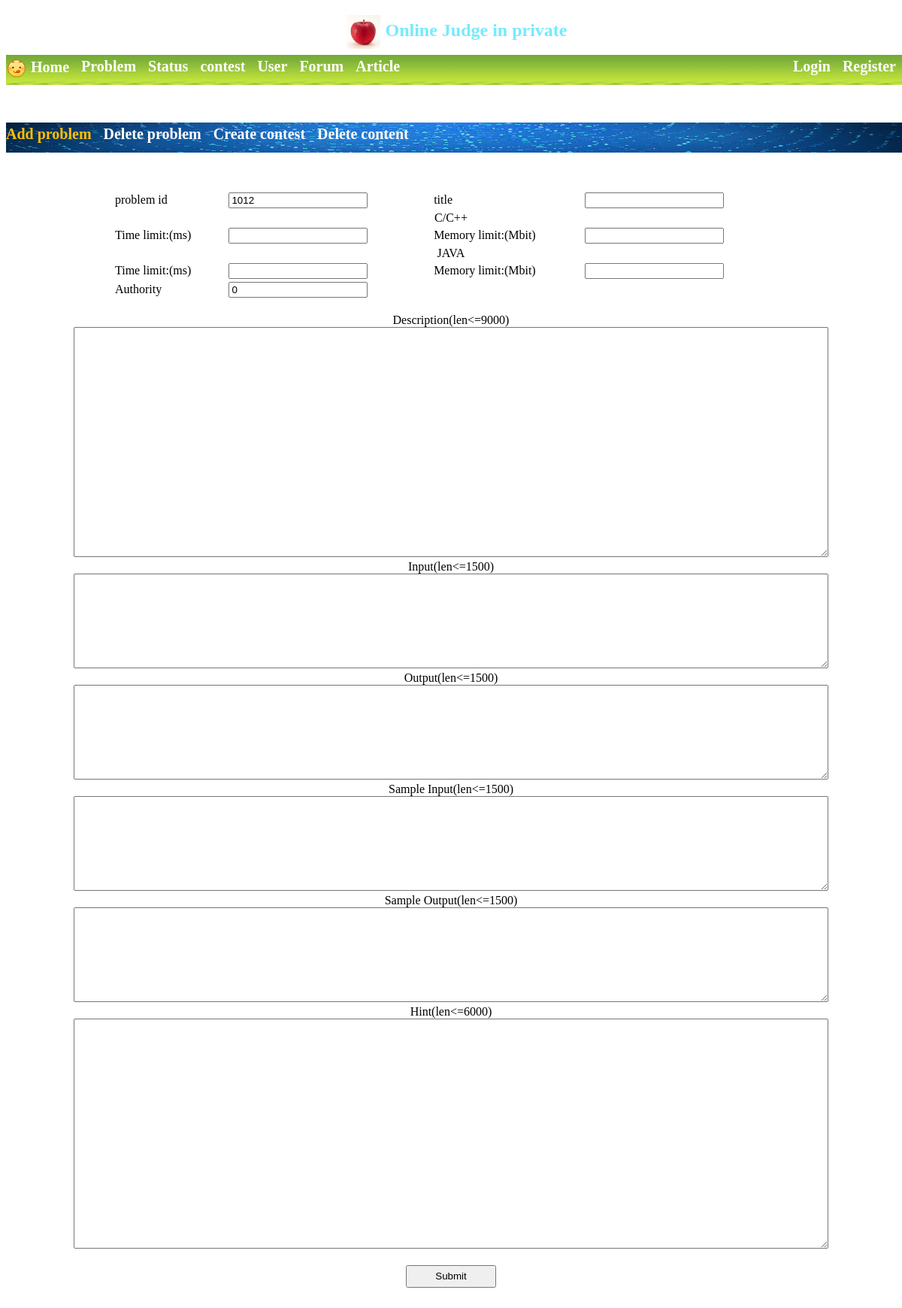
The page /authority_add_problem.php on the database as committed earlier.
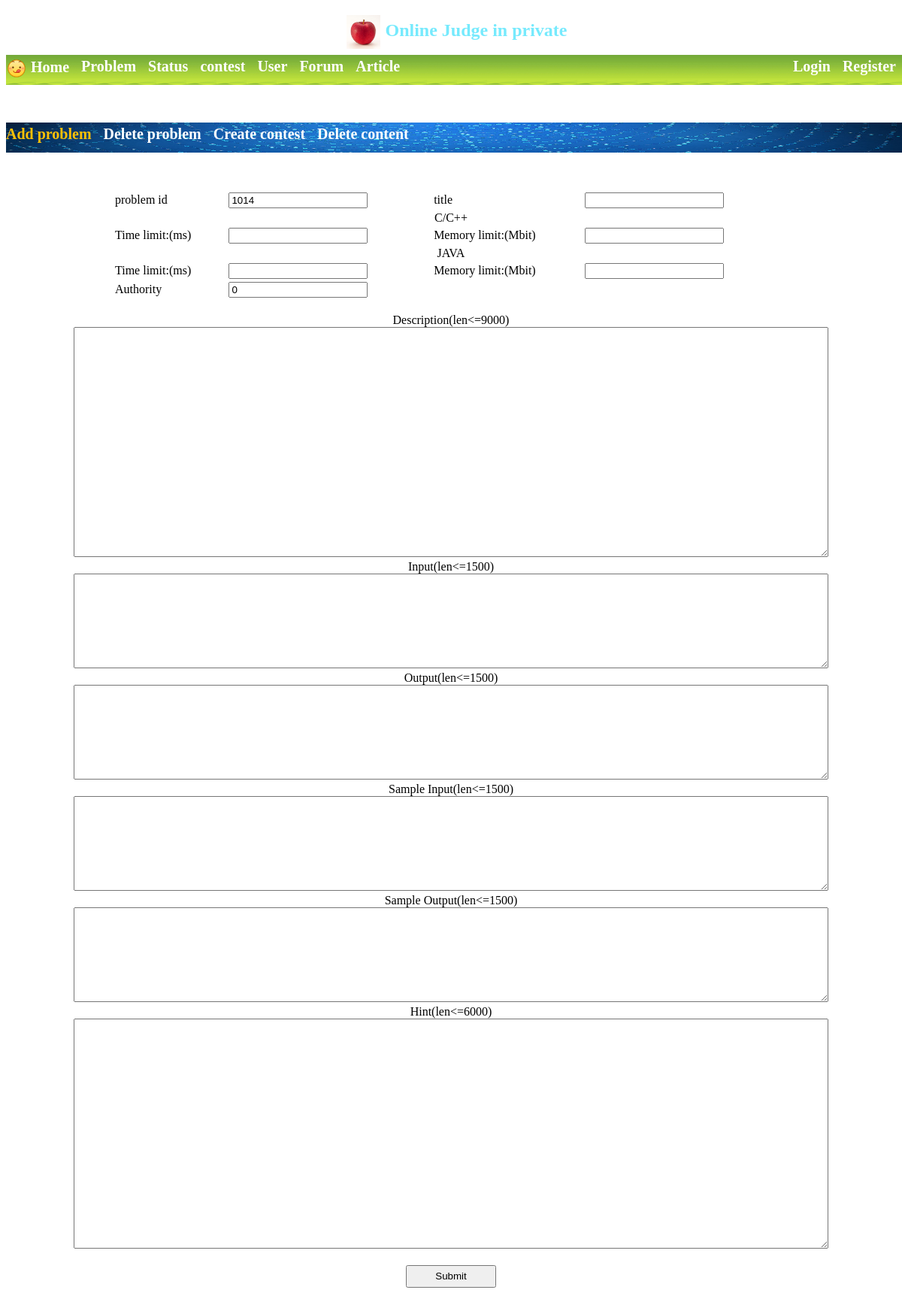
The same page on the database as committed later.
### tables this page shows
CREATE TABLE IF NOT EXISTS `web_number_information` (
  `id` int(11) NOT NULL,
  `description` varchar(60) NOT NULL,
  `next_numbers` int(11) NOT NULL,
  PRIMARY KEY (`id`)
);

### Php/authority.php (called while the page is built, shortened)
<?php
	function get_next_new_pro_id($conn){
		$next_number_return = -9456487;
		$sql = "SELECT * FROM web_number_information WHERE id = 3";
		$result = mysqli_query($conn,$sql);
		while ($row = mysqli_fetch_array($result)) {
			$next_number_return = $row['next_numbers'];
		}
		return $next_number_return;
	}
?>

### Html/authority_add_problem.php (the view, shortened to what this page needs)
<?php
	include "../Php/Public_1.php";
?>
<!DOCTYPE html>
<html>
<head>
	<link rel="stylesheet" type="text/css" href="../Css/Home.css">
	<link rel="stylesheet" type="text/css" href="../Css/public_1.css">
			<?php
		include "../Php/authority.php";
	?>
	<link rel="stylesheet" type="text/css" href="../Css/authority.css">
</head>
<body>
	<div id="package">
		<div id="head">
			<h2>
				<img id = "position_photo"  class="width_45" src="../photo/head2.jpg">
				<span class="_blue_1">Online Judge in private</span>
			</h2>
		</div>
		<div id="menu_backgound">
			<a href="index.php" class="menu_label_1 menu_a">
				<img id = "position_photo" src="../photo/display1.png">
				Home
			</a>
			<a href="problem.php" class="menu_label_1 menu_a">
				Problem
			</a>
			<a href="Status.php" class="menu_label_1 menu_a">
				Status
			</a>
			<a href="Contest.php" class="menu_label_1 menu_a">
				contest
			</a>
			<a href="user.php" class="menu_label_1 menu_a">
				User
			</a>
			<a href="forum.php" class="menu_label_1 menu_a">
				Forum
			</a>
			<a href="article.php" class="menu_label_1 menu_a">
				Article
			</a>
					<?php
				if( $GLOBALS['loading_user_flag'] ){
					?>
						<a href="index.php?out=1" class="menu_label_1 menu_a float_imp_right">
							Sign out
						</a>
						<a href="mypage.php" class="menu_label_1 menu_a float_imp_right">
							<?php echo $GLOBALS['loading_username']; ?>
						</a>
					<?php
				}else{
					?>
						<a href="register.php" class="menu_label_1 menu_a float_imp_right">
							Register
						</a>
						<a href="loading.php" class="menu_label_1 menu_a float_imp_right">
							Login
						</a>
					<?php
				}
			?>
		</div>
	</div>
	<div id="main_page">
		<div id="main_menu_background">
			<a href="authority_add_problem.php" class="menu_label_1 menu_a new_color_img_authority">
				Add problem
			</a>
			<a href="authority_delete_problem.php" class="menu_label_1 menu_a">
				Delete problem
			</a>
			<a href="authority_create_contest.php" class="menu_label_1 menu_a">
				Create contest
			</a>
			<a href="authority_delete_contest.php" class="menu_label_1 menu_a">
				Delete content
			</a>
		</div>
	</div>
	<div id="main_add_problem_page">
		<form action="authority_add_problem.php" method="post">
			<center>
				<table width="900px">
					<tbody>
						<tr>
							<td>problem id</td>
							<td><input type="text" name="pro_id" value="<?php echo get_next_new_pro_id($conn); ?>" readonly="readonly"></td>
							<td>title</td>
							<td><input type="text" name="pro_title"></td>
						</tr>
						<tr>
							<td colspan="4" align="center">C/C++</td>
						</tr>
						<tr>
							<td>Time limit:(ms)</td>
							<td><input type="text" name="time_lim"></td>
							<td>Memory limit:(Mbit)</td>
							<td><input type="text" name="memory_mit"></td>
						</tr>
						<tr>
							<td colspan="4" align="center">JAVA</td>
						</tr>
						<tr>
							<td>Time limit:(ms)</td>
							<td><input type="text" name="time_lim_j"></td>
							<td>Memory limit:(Mbit)</td>
							<td><input type="text" name="memory_mit_j"></td>
						</tr>
						<tr>
							<td>Authority</td>
							<td><input type="text" name="authority" value="0"></td>
						</tr>
					</tbody>
				</table>
				<br>
				Description(len<=9000)<br>
				<textarea class="textarea_size" name="description"></textarea>
				<br>
				Input(len<=1500)<br>
				<textarea class="textarea_size _put_h" name="_input"></textarea>
				<br>
				Output(len<=1500)<br>
				<textarea class="textarea_size _put_h" name="_output"></textarea>
				<br>
				Sample Input(len<=1500)<br>
				<textarea class="textarea_size _put_h" name="sampleinput"></textarea>
				<br>
				Sample Output(len<=1500)<br>
				<textarea class="textarea_size _put_h" name="sampleoutput"></textarea>
				<br>
				Hint(len<=6000)<br>
				<textarea class="textarea_size" name="hint"></textarea>
				<br><br>
				<input type="submit" name="submit" class="submit_size">
			</center>
		</form>
	</div>
</body>
</html>

Rows that differ between the two databases and show on the page:
changed web_number_information: pro_id "1012" → "1014"
